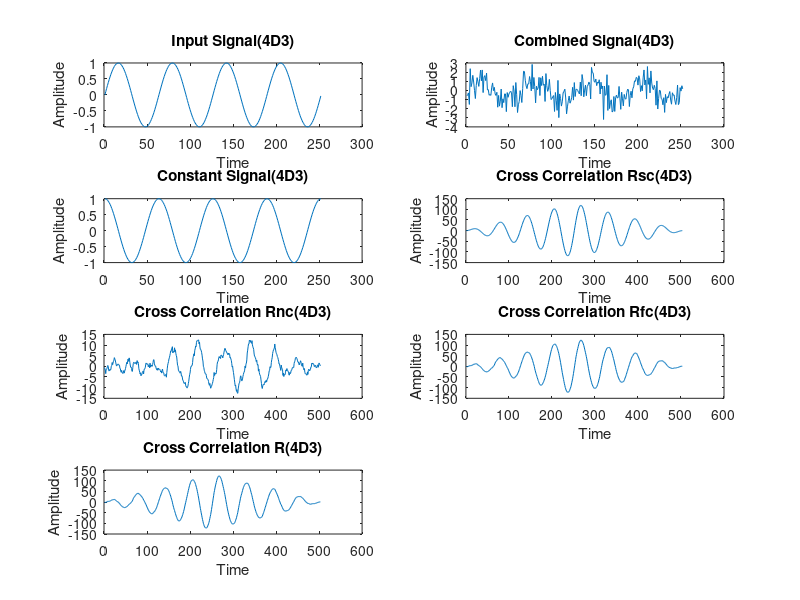

This chart was generated by the following MATLAB code:
close all
clear all

t = 0:0.1:8*pi;
s = sin(t);

n  = randn([1 252]);

f = s+n;

c = cos(t);

subplot(4,2,1);
plot(s);
xlabel("Time");
ylabel("Amplitude");
title("Input Signal(4D3)");

subplot(4,2,2);
plot(f);
xlabel("Time");
ylabel("Amplitude");
title("Combined Signal(4D3)");

subplot(4,2,3);
plot(c);
xlabel("Time");
ylabel("Amplitude");
title("Constant Signal(4D3)");

Rsc = xcorr(s,c);
Rnc = xcorr(n,c);
Rfc = xcorr(f,c);

R = Rsc+Rnc;

subplot(4,2,4);
plot(Rsc);
xlabel("Time");
ylabel("Amplitude");
title("Cross Correlation Rsc(4D3)");

subplot(4,2,5);
plot(Rnc);
xlabel("Time");
ylabel("Amplitude");
title("Cross Correlation Rnc(4D3)");

subplot(4,2,6);
plot(Rfc);
xlabel("Time");
ylabel("Amplitude");
title("Cross Correlation Rfc(4D3)");

subplot(4,2,7);
plot(R);
xlabel("Time");
ylabel("Amplitude");
title("Cross Correlation R(4D3)");